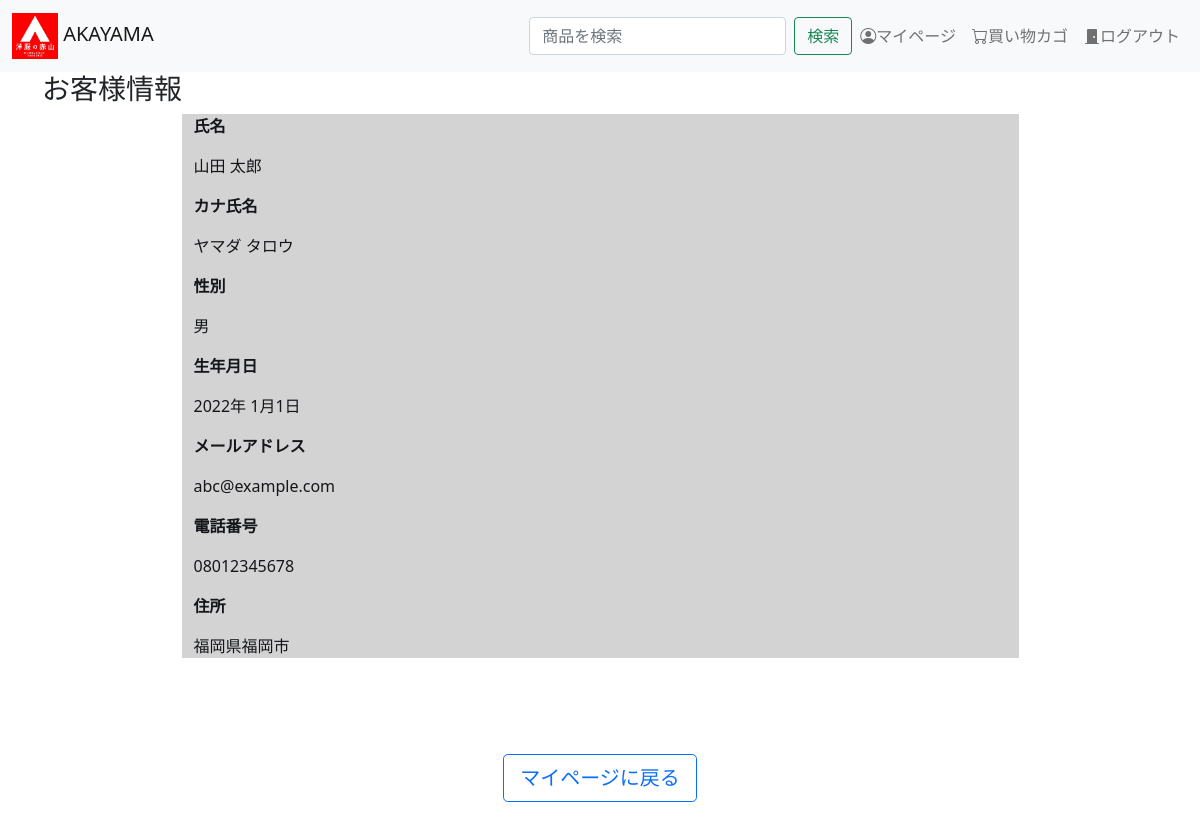
Screenshot of /member_info.php (signed in) with the database file from the repository.
### tables this page shows
CREATE TABLE member (
    member_id INT AUTO_INCREMENT NOT NULL,
    mail VARCHAR(191) NOT NULL,
    pass VARCHAR(191) NOT NULL,
    sei VARCHAR(50) NOT NULL,
    mei VARCHAR(50) NOT NULL,
    hurigana_sei VARCHAR(50) NOT NULL,
    hurigana_mei VARCHAR(50) NOT NULL,
    seibetsu VARCHAR(50) NOT NULL,
    birth DATE NOT NULL,
    phone_num VARCHAR(11) NOT NULL,
    jusho VARCHAR(100) NOT NULL,
    PRIMARY KEY(member_id)
);

### DBManager.php (called while the page is built, shortened)
<?php
    class DBManager{
        private function dbConnect(){
            $pdo = new PDO('mysql:host=localhost;dbname=dev;charset=utf8','webuser', 'abccsd2');
            return $pdo;
        }
        public function getMemberById($memberId){
            $pdo = $this->dbConnect();
            $sql = "SELECT * FROM member WHERE member_id = ?";
            $ps = $pdo->prepare($sql);
            $ps->bindValue(1,$memberId,PDO::PARAM_INT);
            $ps->execute();
            return $ps->fetch();
        }
    }
?>

### member_info.php (the view, shortened to what this page needs)
<?php include "header.php" ?>
<!DOCTYPE html>
<html lang="ja">
<head>
    <link href="https://cdn.jsdelivr.net/npm/bootstrap@5.0.2/dist/css/bootstrap.min.css" rel="stylesheet">
    <link rel="stylesheet" href="https://cdn.jsdelivr.net/npm/bootstrap-icons@1.8.0/font/bootstrap-icons.css">
    <link rel="stylesheet" href="./css/style.css">
</head>
<body>
    <?php
        require_once "DBManager.php";
        $memberId = getMemberIdFromSession();
        $dbm = new DBManager();
        $member = $dbm->getMemberById($memberId);
    ?>
    <div class="container">
        <h3>お客様情報</h3>
        <div class="container alert-dark text-left w-75">
        <div>
            <p><b>氏名</b></p>
            <p><?=$member['sei']." ".$member['mei'] ?></p>
            <p ><b>カナ氏名</b></p>
            <p><?=$member['hurigana_sei']." ".$member['hurigana_mei'] ?></p>
            <p><b>性別</b></p>
            <p><?=$member['seibetsu'] ?></p>
            <p ><b>生年月日</b></p>
            <p><?=date("Y年 n月j日",strtotime($member['birth'])) ?></p>
            <p ><b>メールアドレス</b></p>
            <p><?=$member['mail'] ?></p>
            <p ><b>電話番号</b></p>
            <p><?=$member['phone_num'] ?></p>
            <p ><b>住所</b></p>
            <p><?=$member['jusho'] ?></p>
        </div>
    </div>
		<div class="text-center mt-5 mb-5">
            <a type="button" href="./mypage.php?" class="btn btn-lg btn-outline-primary mt-5">マイページに戻る</a>
		</div>
    </div>
</body>
</html>

### css/style.css (style rules this page uses)
body { padding-top: 72px; }
a { text-decoration: none; color:black }

### rows the page displays
member: sei "山田", mei "太郎", hurigana_sei "ヤマダ", hurigana_mei "タロウ", seibetsu "男", birth "2022年 1月1日", mail "abc@example.com", phone_num "08012345678", jusho "福岡県福岡市"
